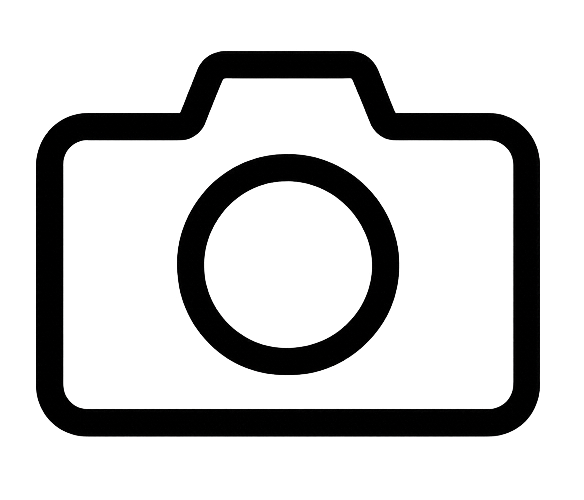
#> input picture takepicture.png, 584 x 500 px
$ python u2net_remove_bg.py takepicture.png out.png '야생화 꽃밭.png' 5 5 5
#> lines starting #> are read from the running program, lines starting #| are printed output that depends on the picture
# u2net_remove_bg.py
import sys
import os
import traceback
import time
import json

# 필요한 패키지 임포트 (필수 의존성)
import numpy as np
import cv2

# psutil 선택적 import
try:
    import psutil
    HAS_PSUTIL = True
except ImportError:
    HAS_PSUTIL = False

# Pillow는 지연 임포트하여 미설치 환경에서도 폴백 가능하게 처리
try:
    from PIL import Image  # type: ignore
    HAS_PIL = True
except Exception as _pil_err:
    Image = None  # type: ignore
    HAS_PIL = False

def emit(event, data=None):
    try:
        payload = {"event": event}
        if data is not None:
            payload.update(data)
        print(json.dumps(payload, ensure_ascii=False))
    except Exception:
        # 로깅 실패는 무시
        pass

print("=== PYTHON SCRIPT START ===", sys.argv)

def process_image(input_path, output_path, alpha_matting=True, fg_threshold=180, bg_threshold=50, erode_size=1):
#> called with input_path = 'takepicture.png', output_path = 'out.png', alpha_matting = False, fg_threshold = 80, bg_threshold = 20, erode_size = 5
    try:
        # 메모리 사용량 체크 (선택적)
        if HAS_PSUTIL:
            memory_info = psutil.virtual_memory()
            print(f"시작 메모리: 사용률 {memory_info.percent}%, 사용량 {memory_info.used/1024/1024:.1f}MB")
#> (this line was passed over: psutil is not available in this run)
            memory_percent = memory_info.percent
        else:
            print("psutil 없음, 메모리 모니터링 생략")
            memory_percent = 0.0

        emit("start", {
            "input": input_path,
            "output": output_path,
            "alpha_matting": bool(alpha_matting),
            "fg_threshold": int(fg_threshold),
            "bg_threshold": int(bg_threshold),
            "erode_size": int(erode_size),
            "has_pil": HAS_PIL,
            "memory_percent": memory_percent
        })

        # 입력 파일 존재 확인
        if not os.path.exists(input_path):
            print(f"입력 파일이 존재하지 않습니다: {input_path}")
            return False

        # 용량/확장자 검증 (≤ 50MB, JPG/PNG/WEBP)
        try:
            size_bytes = os.path.getsize(input_path)
        except Exception:
            size_bytes = -1
        if size_bytes < 1 or size_bytes > 50 * 1024 * 1024:
            print(f"파일 용량 초과 또는 손상: {size_bytes} bytes", file=sys.stderr)
            return False

        allowed_exts = {'.jpg', '.jpeg', '.png', '.webp'}
        ext = os.path.splitext(input_path)[1].lower()
        if ext not in allowed_exts:
            print(f"허용되지 않은 확장자: {ext}", file=sys.stderr)
            return False

        # 입력 이미지 로드
        print("이미지 로드 중...")
        input_image = None
        if HAS_PIL:
            try:
                input_image = Image.open(input_path)  # type: ignore
#> input_image is the input picture: PIL image 584x500 RGBA; mean R, G, B, A 101.1, 100.9, 100.9, 51.4
                input_image = input_image.convert("RGBA")  # type: ignore
            except Exception as e:
                print(f"Pillow 로드 실패, OpenCV로 재시도: {e}", file=sys.stderr)
                input_image = None
        if input_image is None:
            # OpenCV로 대체 로드
            try:
                file_data = np.fromfile(input_path, dtype=np.uint8)
                bgr = cv2.imdecode(file_data, cv2.IMREAD_UNCHANGED)
                if bgr is None:
                    raise RuntimeError("OpenCV imdecode 실패")
                if bgr.ndim == 2:
                    bgr = cv2.cvtColor(bgr, cv2.COLOR_GRAY2BGR)
                rgba = cv2.cvtColor(bgr, cv2.COLOR_BGR2RGBA)
                input_image = Image.fromarray(rgba) if HAS_PIL else rgba  # Pillow 없으면 numpy로 유지
            except Exception as e:
                print(f"이미지 로드 실패(OpenCV): {e}", file=sys.stderr)
                return False

        if HAS_PIL:
            print(f"이미지 크기: {input_image.size}, 모드: {input_image.mode}")  # type: ignore
#| 이미지 크기: (584, 500), 모드: RGBA
        else:
            h, w = input_image.shape[:2]  # type: ignore
            print(f"이미지 크기(NumPy): {(w, h)}, 모드: RGBA(가정)")

        # Render Free tier 메모리 제약으로 인해 OpenCV GrabCut만 사용 (rembg 비활성화)
        result_image = None

        # 메모리 절약을 위해 rembg 완전 비활성화, OpenCV GrabCut 전용 모드
        print("🔧 메모리 절약 모드: OpenCV GrabCut 전용 (rembg 비활성화)")

        # 배경 제거 전 메모리 상태 체크
        memory_before = psutil.virtual_memory()
        print(f"배경 제거 전 메모리: {memory_before.percent}% ({memory_before.used/1024/1024:.1f}MB)")
#> (this line was passed over: psutil is not available in this run)

        emit("remove_bg", {"engine": "opencv-grabcut-only", "reason": "memory-optimization", "memory_before": memory_before.percent})

        # OpenCV 기반 배경 제거
        if HAS_PIL:
            np_img = np.array(input_image.convert('RGB'))  # type: ignore
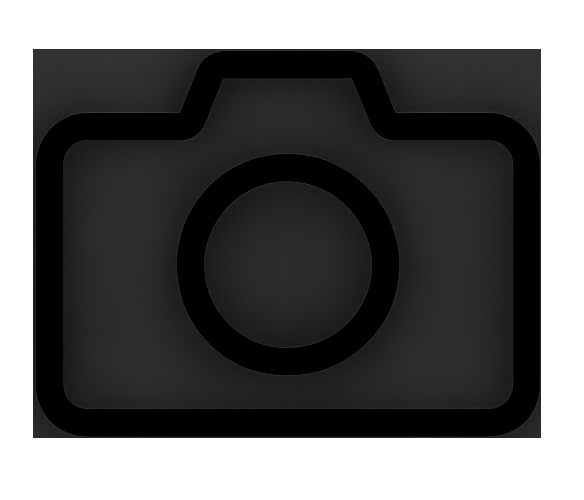
#> np_img: shape (500, 584, 3); mean R, G, B 101.1, 100.9, 100.9
        else:
            # input_image가 NumPy인 경우 이미 RGBA 또는 BGR일 수 있음 → RGB 보장
            buf = input_image  # type: ignore
            if buf.shape[2] == 4:
                img_rgb = cv2.cvtColor(buf, cv2.COLOR_RGBA2RGB)
            else:
                img_rgb = cv2.cvtColor(buf, cv2.COLOR_BGR2RGB)
            np_img = img_rgb

        # OpenCV GrabCut 처리 (PIL/NumPy 공통)
        img = cv2.cvtColor(np_img, cv2.COLOR_RGB2BGR)
        h, w, _ = img.shape
#> h = 500; w = 584

        # 매우 보수적인 직사각형 설정 (의복 완전 보존을 위해)
        rect_margin_w = max(30, w // 6)  # 훨씬 더 넉넉한 좌우 여백
#> rect_margin_w = 97
        rect_margin_h = max(40, h // 4)  # 상의/하의 완전 보존을 위한 큰 상하 여백
#> rect_margin_h = 125
        rect = (rect_margin_w, rect_margin_h, w - 2 * rect_margin_w, h - 2 * rect_margin_h)
#> rect = (97, 125, 390, 250)
        mask = np.zeros((h, w), np.uint8)
        bgdModel = np.zeros((1, 65), np.float64)
        fgdModel = np.zeros((1, 65), np.float64)

        # 간단하고 확실한 배경 제거: 중앙 영역 기반 마스크 생성
        print("간단하고 확실한 중앙 영역 기반 배경 제거 시작...")

        # 중앙 영역 계산 (85% 영역을 전경으로 보존)
        center_y, center_x = h // 2, w // 2
#> center_y = 250; center_x = 292
        keep_h, keep_w = int(h * 0.85), int(w * 0.85)  # 85% 영역 보존
#> keep_h = 425; keep_w = 496

        y1 = max(0, center_y - keep_h // 2)
#> y1 = 38
        y2 = min(h, center_y + keep_h // 2)
#> y2 = 462
        x1 = max(0, center_x - keep_w // 2)
#> x1 = 44
        x2 = min(w, center_x + keep_w // 2)

        # 마스크 생성: 중앙 85% 영역은 전경, 나머지는 배경
        mask = np.zeros((h, w), np.uint8)
        mask[y1:y2, x1:x2] = 1  # 중앙 영역을 전경으로 설정

        print(f"중앙 영역 보존: {keep_w}x{keep_h} ({keep_w/w*100:.1f}% x {keep_h/h*100:.1f}%)")
#| 중앙 영역 보존: 496x425 (84.9% x 85.0%)

        # 선택적 GrabCut 적용 (실패해도 괜찮음)
        try:
            bgdModel = np.zeros((1, 65), np.float64)
            fgdModel = np.zeros((1, 65), np.float64)
            cv2.grabCut(img, mask, rect, bgdModel, fgdModel, 2, cv2.GC_INIT_WITH_RECT)
            print("추가 GrabCut 정제 성공")
        except Exception as ex:
            print(f"GrabCut 정제 실패하지만 계속 진행: {ex}")

        # 간단한 마스크 처리: 기본적으로 중앙 영역은 모두 보존
        mask2 = mask.copy().astype('uint8')

        # 추가 보호: 중앙 85% 영역 다시 한번 확실히 설정
        mask2[y1:y2, x1:x2] = 1

        print("간단하고 확실한 마스크 생성 완료")

        # 의복 완전 보존을 위한 매우 부드러운 처리
        kernel_size = max(1, erode_size)  # 원래 크기 유지
        kernel = cv2.getStructuringElement(cv2.MORPH_ELLIPSE, (kernel_size, kernel_size))

        # 1단계: 팽창으로 의복 영역 확장 (투명화 방지)
        mask2 = cv2.dilate(mask2, kernel, iterations=1)

        # 2단계: 닫힘 연산으로 의복 내부 구멍 채우기
        mask2 = cv2.morphologyEx(mask2, cv2.MORPH_CLOSE, kernel, iterations=3)

        # 3단계: 매우 부드러운 가우시안 블러 (가장자리만 부드럽게)
        mask2 = cv2.GaussianBlur(mask2.astype('float32'), (0, 0), sigmaX=1.0, sigmaY=1.0)

        # 알파 채널 생성 (의복 보존 강화)
        alpha = (mask2 * 255).astype('uint8')

        # 의복 영역 추가 보호: 중앙 영역 강화
        center_y, center_x = h // 2, w // 2
        protection_h = h // 3  # 상체 영역
        protection_w = w // 3  # 중앙 영역

        # 중앙 상체 영역의 알파값 강화 (투명화 방지)
        y1 = max(0, center_y - protection_h // 2)
        y2 = min(h, center_y + protection_h // 2)
        x1 = max(0, center_x - protection_w // 2)
        x2 = min(w, center_x + protection_w // 2)

        # 중앙 영역의 낮은 알파값을 보정 (의복 보존)
        center_region = alpha[y1:y2, x1:x2]
        center_region = np.maximum(center_region, (center_region * 1.3).astype('uint8'))
        alpha[y1:y2, x1:x2] = center_region
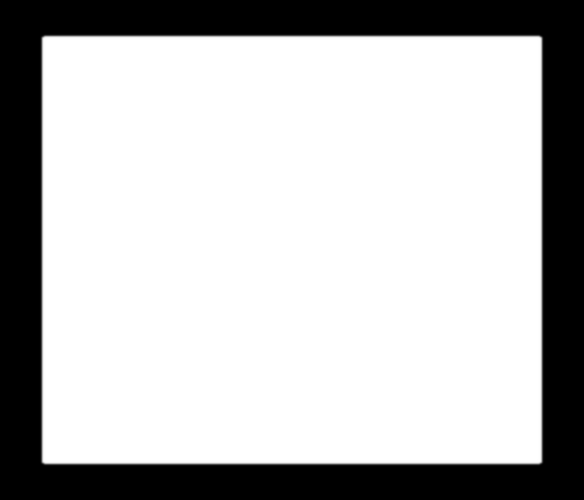
#> alpha: shape (500, 584); min 0, max 255, mean 186.9

        bgr = img
        rgba = cv2.cvtColor(bgr, cv2.COLOR_BGR2RGBA)
        rgba[:, :, 3] = alpha

        # 결과 이미지 생성
        result_image = Image.fromarray(rgba) if HAS_PIL else rgba
        print("배경 제거 완료(OpenCV GrabCut).")
        emit("remove_bg", {"engine": "opencv_grabcut"})
        print("엣지 회색라인 제거 및 부드러운 경계 처리 완료.")
        print("결과 저장 중...")
        # 출력 디렉터리 생성 보장
        out_dir = os.path.dirname(output_path) or '.'
        os.makedirs(out_dir, exist_ok=True)

        if HAS_PIL:
            result_image.save(output_path, 'PNG')  # type: ignore
        else:
            # NumPy 배열을 PNG로 저장
            # RGBA → BGRA 변환 후 imwrite
            bgras = cv2.cvtColor(result_image, cv2.COLOR_RGBA2BGRA)  # type: ignore
            ok = cv2.imwrite(output_path, bgras)
            if not ok:
                print("이미지 저장 실패(OpenCV)", file=sys.stderr)
                return False
        abs_path = os.path.abspath(output_path)
        exists = os.path.exists(output_path)
        size = os.path.getsize(output_path) if exists else 0
        print(f"[DEBUG] output_path 절대경로: {abs_path}")
        print(f"[DEBUG] 파일 존재 여부: {exists}")
        print(f"[DEBUG] 파일 크기: {size} bytes")
        if not exists or size == 0:
            print(f"파일 저장 실패: {abs_path}", file=sys.stderr)
            sys.exit(1)
        # 실제로 이미지로 열리는지 체크
        if HAS_PIL:
            try:
                with Image.open(output_path) as im:  # type: ignore
                    im.verify()
            except Exception as e:
                print(f"저장된 파일이 이미지가 아님: {e}", file=sys.stderr)
#> (the run stopped early here; a loop or call above may not have finished)
